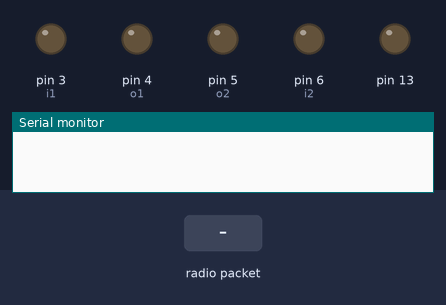
The sketch below on a simulated Arduino Uno, built with avr-gcc and run on an emulated ATmega328P. Shown: output pins drawn as LEDs (lit = HIGH), the last lines printed to the serial monitor. The test bench sets the inputs (shaded band). No radio packets arrive unless stated.

Above: at 1.2 s.
1.3 s: radio packet "1" arrives
At 1.8 s:
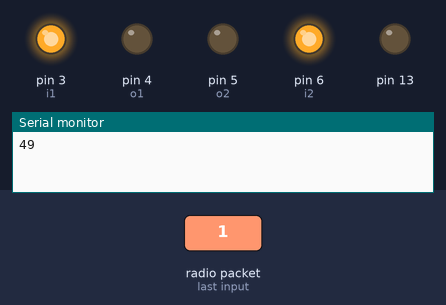
2.8 s: radio packet "3" arrives
At 4.0 s:
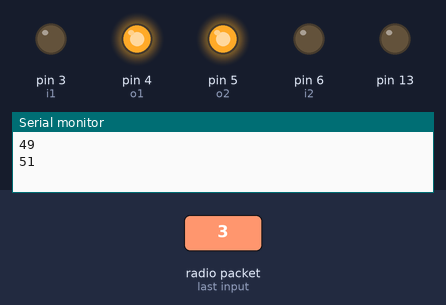
4.3 s: radio packet "4" arrives
At 5.2 s:
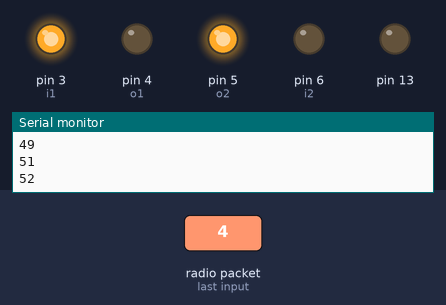
5.8 s: radio packet "5" arrives
At 6.4 s:
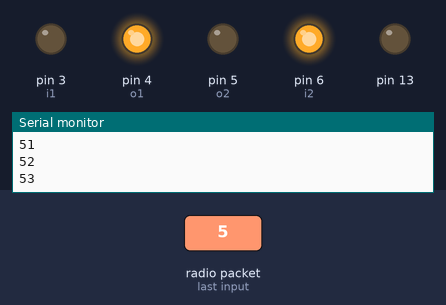
7.3 s: radio packet "0" arrives
At 8.7 s:
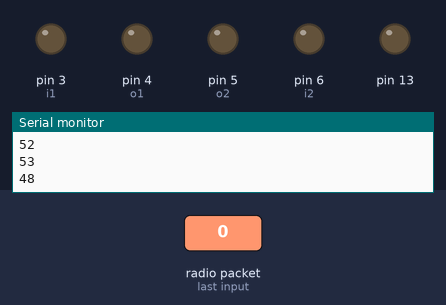
Timing chart, 0 to 9.8 s (numbered marks = the images above; inputs shaded):
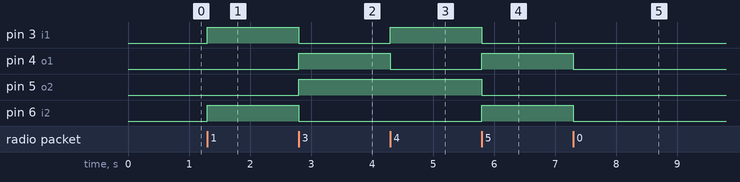

Measured:
- after the input at 1.3 s, pin 3 (i1), pin 6 (i2): LOW → HIGH at once
- after the input at 2.8 s, pin 3 (i1), pin 6 (i2): HIGH → LOW at once; pin 4 (o1), pin 5 (o2): LOW → HIGH at once
- after the input at 4.3 s, pin 3 (i1): LOW → HIGH at once; pin 4 (o1): HIGH → LOW at once
- after the input at 5.8 s, pin 3 (i1), pin 5 (o2): HIGH → LOW at once; pin 4 (o1), pin 6 (i2): LOW → HIGH at once
- after the input at 7.3 s, pin 4 (o1), pin 6 (i2): HIGH → LOW at once

The sketch:

SingleRSTest.ino
```cpp
#include <VirtualWire.h>

int i1 = 3;
int o1 = 4;
int i2 = 6;
int o2 = 5;
int t = 2;

void setup()
{
    vw_set_rx_pin(t);
    vw_setup(4000);  // Bits per sec
    vw_rx_start();       // Start the receiver PLL running
    Serial.begin(9600);
    pinMode(i1, OUTPUT);
    pinMode(i2, OUTPUT);
    pinMode(o1, OUTPUT);
    pinMode(o2, OUTPUT);
    pinMode(13, OUTPUT);
    Serial.begin(9600);
  }

void loop()
{
    uint8_t buf[VW_MAX_MESSAGE_LEN];
    uint8_t buflen = VW_MAX_MESSAGE_LEN;
    //digitalWrite(13, 1);
    if (vw_get_message(buf, &buflen)) // Non-blocking
    {
      Serial.println(buf[0]);
      //Serial.println("yes");
      char x = buf[0];
      //if(x != '6')
      //Serial.println(x);
      //Serial.println(y);
      //if(x == '1')Serial.println("yea");

      if(x == '1'){
        digitalWrite(i1, 1);
        digitalWrite(i2, 1);
        digitalWrite(o1, 0);
        digitalWrite(o2, 0);}
      else if(x == '3'){
        digitalWrite(i1, 0);
        digitalWrite(i2, 0);
        digitalWrite(o1, 1);
        digitalWrite(o2, 1);}
      else if(x == '4'){
        digitalWrite(i1, 1);
        digitalWrite(i2, 0);
        digitalWrite(o1, 0);
        digitalWrite(o2, 1);}
      else if(x == '5'){
        digitalWrite(i1, 0);
        digitalWrite(i2, 1);
        digitalWrite(o1, 1);
        digitalWrite(o2, 0);}
      else{
        digitalWrite(i1, 0);
        digitalWrite(i2, 0);
        digitalWrite(o1, 0);
        digitalWrite(o2, 0);}

      }
}
```
